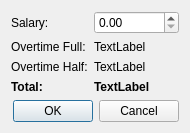
<?xml version="1.0" encoding="UTF-8"?>
<ui version="4.0">
 <class>OvertimeDialog</class>
 <widget class="QDialog" name="OvertimeDialog">
  <property name="geometry">
   <rect>
    <x>0</x>
    <y>0</y>
    <width>190</width>
    <height>121</height>
   </rect>
  </property>
  <property name="windowTitle">
   <string>Dialog</string>
  </property>
  <layout class="QVBoxLayout" name="verticalLayout">
   <item>
    <layout class="QFormLayout" name="formLayout">
     <item row="0" column="0">
      <widget class="QLabel" name="label">
       <property name="text">
        <string>Salary:</string>
       </property>
      </widget>
     </item>
     <item row="0" column="1">
      <widget class="QDoubleSpinBox" name="doubleSpinBox">
       <property name="maximum">
        <double>10000.000000000000000</double>
       </property>
       <property name="singleStep">
        <double>100.000000000000000</double>
       </property>
      </widget>
     </item>
     <item row="1" column="0">
      <widget class="QLabel" name="label_2">
       <property name="text">
        <string>Overtime Full:</string>
       </property>
      </widget>
     </item>
     <item row="1" column="1">
      <widget class="QLabel" name="overtimeFull">
       <property name="text">
        <string>TextLabel</string>
       </property>
      </widget>
     </item>
     <item row="2" column="0">
      <widget class="QLabel" name="label_3">
       <property name="text">
        <string>Overtime Half:</string>
       </property>
      </widget>
     </item>
     <item row="2" column="1">
      <widget class="QLabel" name="overtimeHalf">
       <property name="text">
        <string>TextLabel</string>
       </property>
      </widget>
     </item>
     <item row="3" column="0">
      <widget class="QLabel" name="label_4">
       <property name="font">
        <font>
         <weight>75</weight>
         <bold>true</bold>
        </font>
       </property>
       <property name="text">
        <string>Total:</string>
       </property>
      </widget>
     </item>
     <item row="3" column="1">
      <widget class="QLabel" name="total">
       <property name="font">
        <font>
         <weight>75</weight>
         <bold>true</bold>
        </font>
       </property>
       <property name="text">
        <string>TextLabel</string>
       </property>
      </widget>
     </item>
    </layout>
   </item>
   <item>
    <widget class="QDialogButtonBox" name="buttonBox">
     <property name="orientation">
      <enum>Qt::Horizontal</enum>
     </property>
     <property name="standardButtons">
      <set>QDialogButtonBox::Cancel|QDialogButtonBox::Ok</set>
     </property>
    </widget>
   </item>
  </layout>
 </widget>
 <resources/>
 <connections>
  <connection>
   <sender>buttonBox</sender>
   <signal>accepted()</signal>
   <receiver>OvertimeDialog</receiver>
   <slot>accept()</slot>
   <hints>
    <hint type="sourcelabel">
     <x>248</x>
     <y>254</y>
    </hint>
    <hint type="destinationlabel">
     <x>157</x>
     <y>274</y>
    </hint>
   </hints>
  </connection>
  <connection>
   <sender>buttonBox</sender>
   <signal>rejected()</signal>
   <receiver>OvertimeDialog</receiver>
   <slot>reject()</slot>
   <hints>
    <hint type="sourcelabel">
     <x>316</x>
     <y>260</y>
    </hint>
    <hint type="destinationlabel">
     <x>286</x>
     <y>274</y>
    </hint>
   </hints>
  </connection>
 </connections>
</ui>
